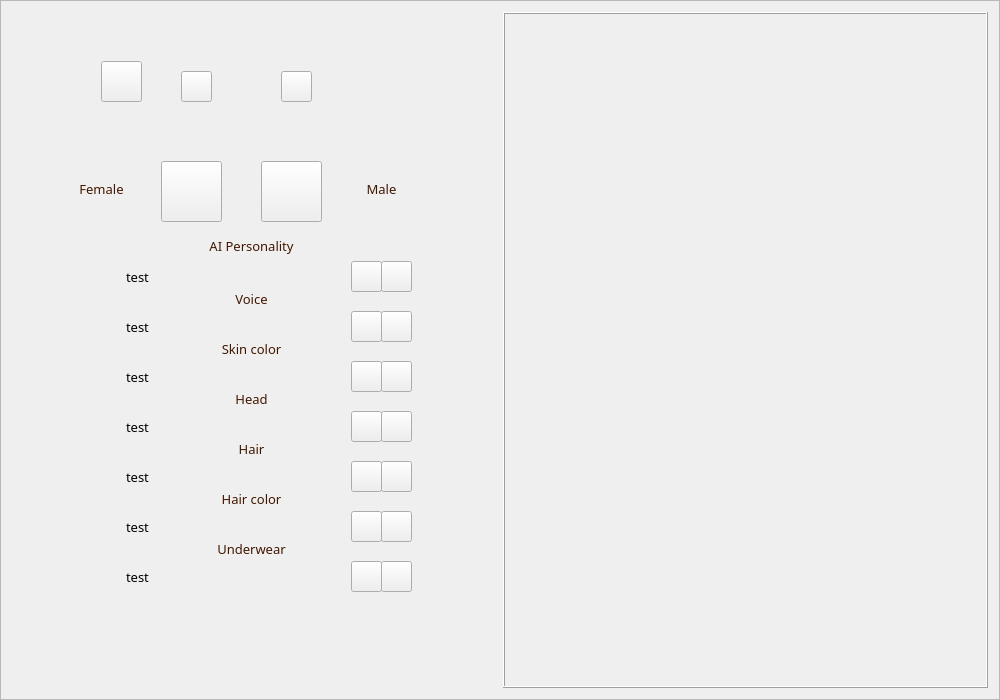
<?xml version="1.0" encoding="UTF-8"?>
<ui version="4.0">
 <class>AppearanceEditorFrame</class>
 <widget class="QFrame" name="AppearanceEditorFrame">
  <property name="geometry">
   <rect>
    <x>0</x>
    <y>0</y>
    <width>1000</width>
    <height>700</height>
   </rect>
  </property>
  <property name="windowTitle">
   <string>Appearance Editor</string>
  </property>
  <property name="frameShape">
   <enum>QFrame::StyledPanel</enum>
  </property>
  <property name="frameShadow">
   <enum>QFrame::Raised</enum>
  </property>
  <layout class="QHBoxLayout" name="horizontalLayout">
   <item>
    <widget class="QWidget" name="widget" native="true">
     <property name="maximumSize">
      <size>
       <width>487</width>
       <height>16777215</height>
      </size>
     </property>
     <layout class="QVBoxLayout" name="verticalLayout">
      <item>
       <widget class="QWidget" name="alterWidget" native="true">
        <property name="styleSheet">
         <string notr="true">#alterWidget {
	border-image: url(:/appearance-border.png);
	background-image: url(:/game_parchment.png);
}</string>
        </property>
        <widget class="QLabel" name="label">
         <property name="geometry">
          <rect>
           <x>190</x>
           <y>30</y>
           <width>71</width>
           <height>71</height>
          </rect>
         </property>
         <property name="styleSheet">
          <string notr="true"/>
         </property>
         <property name="text">
          <string/>
         </property>
         <property name="pixmap">
          <pixmap resource="resources.qrc">:/appearance-portrait.png</pixmap>
         </property>
         <property name="scaledContents">
          <bool>false</bool>
         </property>
        </widget>
        <widget class="QPushButton" name="pushButton">
         <property name="geometry">
          <rect>
           <x>160</x>
           <y>50</y>
           <width>31</width>
           <height>31</height>
          </rect>
         </property>
         <property name="styleSheet">
          <string notr="true">QPushButton {
	border-image: url(:/appearance-arrow-left.png);
}</string>
         </property>
         <property name="text">
          <string/>
         </property>
        </widget>
        <widget class="QPushButton" name="pushButton_2">
         <property name="geometry">
          <rect>
           <x>260</x>
           <y>50</y>
           <width>31</width>
           <height>31</height>
          </rect>
         </property>
         <property name="styleSheet">
          <string notr="true">QPushButton {
	border-image: url(:/appearance-arrow-right.png);
}</string>
         </property>
         <property name="text">
          <string/>
         </property>
        </widget>
        <widget class="QPushButton" name="pushButton_3">
         <property name="geometry">
          <rect>
           <x>80</x>
           <y>40</y>
           <width>41</width>
           <height>41</height>
          </rect>
         </property>
         <property name="styleSheet">
          <string notr="true">QPushButton {
	border-image: url(:/appearance-armor-toggle.png);
}</string>
         </property>
         <property name="text">
          <string/>
         </property>
        </widget>
        <widget class="QPushButton" name="pushButton_4">
         <property name="geometry">
          <rect>
           <x>140</x>
           <y>140</y>
           <width>61</width>
           <height>61</height>
          </rect>
         </property>
         <property name="styleSheet">
          <string notr="true">QPushButton {
	border-image: url(:/appearance-button-female-deactivated.png);
}</string>
         </property>
         <property name="text">
          <string/>
         </property>
        </widget>
        <widget class="QPushButton" name="pushButton_5">
         <property name="geometry">
          <rect>
           <x>240</x>
           <y>140</y>
           <width>61</width>
           <height>61</height>
          </rect>
         </property>
         <property name="styleSheet">
          <string notr="true">QPushButton {
	border-image: url(:/appearance-button-male-activated.png);
}</string>
         </property>
         <property name="text">
          <string/>
         </property>
        </widget>
        <widget class="QPushButton" name="pushButton_6">
         <property name="geometry">
          <rect>
           <x>330</x>
           <y>240</y>
           <width>31</width>
           <height>31</height>
          </rect>
         </property>
         <property name="styleSheet">
          <string notr="true">QPushButton {
	border-image: url(:/appearance-arrow-left.png);
}</string>
         </property>
         <property name="text">
          <string/>
         </property>
        </widget>
        <widget class="QPushButton" name="pushButton_7">
         <property name="geometry">
          <rect>
           <x>360</x>
           <y>240</y>
           <width>31</width>
           <height>31</height>
          </rect>
         </property>
         <property name="styleSheet">
          <string notr="true">QPushButton {
	border-image: url(:/appearance-arrow-right.png);
}</string>
         </property>
         <property name="text">
          <string/>
         </property>
        </widget>
        <widget class="QLabel" name="label_2">
         <property name="geometry">
          <rect>
           <x>90</x>
           <y>240</y>
           <width>241</width>
           <height>31</height>
          </rect>
         </property>
         <property name="font">
          <font>
           <family>MS Reference Sans Serif</family>
           <pointsize>10</pointsize>
          </font>
         </property>
         <property name="styleSheet">
          <string notr="true">QLabel {
	border-image: url(:/appearance-box.png);
}</string>
         </property>
         <property name="text">
          <string>test</string>
         </property>
         <property name="indent">
          <number>15</number>
         </property>
        </widget>
        <widget class="QLabel" name="label_3">
         <property name="geometry">
          <rect>
           <x>180</x>
           <y>217</y>
           <width>101</width>
           <height>16</height>
          </rect>
         </property>
         <property name="font">
          <font>
           <family>MS Reference Sans Serif</family>
           <pointsize>10</pointsize>
          </font>
         </property>
         <property name="styleSheet">
          <string notr="true">QLabel {
	color: rgb(66, 23, 1);
}</string>
         </property>
         <property name="text">
          <string>AI Personality</string>
         </property>
         <property name="alignment">
          <set>Qt::AlignCenter</set>
         </property>
        </widget>
        <widget class="QLabel" name="label_4">
         <property name="geometry">
          <rect>
           <x>180</x>
           <y>270</y>
           <width>101</width>
           <height>16</height>
          </rect>
         </property>
         <property name="font">
          <font>
           <family>MS Reference Sans Serif</family>
           <pointsize>10</pointsize>
          </font>
         </property>
         <property name="styleSheet">
          <string notr="true">QLabel {
	color: rgb(66, 23, 1);
}</string>
         </property>
         <property name="text">
          <string>Voice</string>
         </property>
         <property name="alignment">
          <set>Qt::AlignCenter</set>
         </property>
        </widget>
        <widget class="QLabel" name="label_5">
         <property name="geometry">
          <rect>
           <x>90</x>
           <y>290</y>
           <width>241</width>
           <height>31</height>
          </rect>
         </property>
         <property name="font">
          <font>
           <family>MS Reference Sans Serif</family>
           <pointsize>10</pointsize>
          </font>
         </property>
         <property name="styleSheet">
          <string notr="true">QLabel {
	border-image: url(:/appearance-box.png);
}</string>
         </property>
         <property name="text">
          <string>test</string>
         </property>
         <property name="indent">
          <number>15</number>
         </property>
        </widget>
        <widget class="QPushButton" name="pushButton_8">
         <property name="geometry">
          <rect>
           <x>330</x>
           <y>290</y>
           <width>31</width>
           <height>31</height>
          </rect>
         </property>
         <property name="styleSheet">
          <string notr="true">QPushButton {
	border-image: url(:/appearance-arrow-left.png);
}</string>
         </property>
         <property name="text">
          <string/>
         </property>
        </widget>
        <widget class="QPushButton" name="pushButton_9">
         <property name="geometry">
          <rect>
           <x>360</x>
           <y>290</y>
           <width>31</width>
           <height>31</height>
          </rect>
         </property>
         <property name="styleSheet">
          <string notr="true">QPushButton {
	border-image: url(:/appearance-arrow-right.png);
}</string>
         </property>
         <property name="text">
          <string/>
         </property>
        </widget>
        <widget class="QLabel" name="label_6">
         <property name="geometry">
          <rect>
           <x>180</x>
           <y>320</y>
           <width>101</width>
           <height>16</height>
          </rect>
         </property>
         <property name="font">
          <font>
           <family>MS Reference Sans Serif</family>
           <pointsize>10</pointsize>
          </font>
         </property>
         <property name="styleSheet">
          <string notr="true">QLabel {
	color: rgb(66, 23, 1);
}</string>
         </property>
         <property name="text">
          <string>Skin color</string>
         </property>
         <property name="alignment">
          <set>Qt::AlignCenter</set>
         </property>
        </widget>
        <widget class="QLabel" name="label_7">
         <property name="geometry">
          <rect>
           <x>90</x>
           <y>340</y>
           <width>241</width>
           <height>31</height>
          </rect>
         </property>
         <property name="font">
          <font>
           <family>MS Reference Sans Serif</family>
           <pointsize>10</pointsize>
          </font>
         </property>
         <property name="styleSheet">
          <string notr="true">QLabel {
	border-image: url(:/appearance-box.png);
}</string>
         </property>
         <property name="text">
          <string>test</string>
         </property>
         <property name="indent">
          <number>15</number>
         </property>
        </widget>
        <widget class="QPushButton" name="pushButton_10">
         <property name="geometry">
          <rect>
           <x>330</x>
           <y>340</y>
           <width>31</width>
           <height>31</height>
          </rect>
         </property>
         <property name="styleSheet">
          <string notr="true">QPushButton {
	border-image: url(:/appearance-arrow-left.png);
}</string>
         </property>
         <property name="text">
          <string/>
         </property>
        </widget>
        <widget class="QPushButton" name="pushButton_11">
         <property name="geometry">
          <rect>
           <x>360</x>
           <y>340</y>
           <width>31</width>
           <height>31</height>
          </rect>
         </property>
         <property name="styleSheet">
          <string notr="true">QPushButton {
	border-image: url(:/appearance-arrow-right.png);
}</string>
         </property>
         <property name="text">
          <string/>
         </property>
        </widget>
        <widget class="QLabel" name="label_8">
         <property name="geometry">
          <rect>
           <x>180</x>
           <y>370</y>
           <width>101</width>
           <height>16</height>
          </rect>
         </property>
         <property name="font">
          <font>
           <family>MS Reference Sans Serif</family>
           <pointsize>10</pointsize>
          </font>
         </property>
         <property name="styleSheet">
          <string notr="true">QLabel {
	color: rgb(66, 23, 1);
}</string>
         </property>
         <property name="text">
          <string>Head</string>
         </property>
         <property name="alignment">
          <set>Qt::AlignCenter</set>
         </property>
        </widget>
        <widget class="QLabel" name="label_9">
         <property name="geometry">
          <rect>
           <x>90</x>
           <y>390</y>
           <width>241</width>
           <height>31</height>
          </rect>
         </property>
         <property name="font">
          <font>
           <family>MS Reference Sans Serif</family>
           <pointsize>10</pointsize>
          </font>
         </property>
         <property name="styleSheet">
          <string notr="true">QLabel {
	border-image: url(:/appearance-box.png);
}</string>
         </property>
         <property name="text">
          <string>test</string>
         </property>
         <property name="indent">
          <number>15</number>
         </property>
        </widget>
        <widget class="QPushButton" name="pushButton_12">
         <property name="geometry">
          <rect>
           <x>330</x>
           <y>390</y>
           <width>31</width>
           <height>31</height>
          </rect>
         </property>
         <property name="styleSheet">
          <string notr="true">QPushButton {
	border-image: url(:/appearance-arrow-left.png);
}</string>
         </property>
         <property name="text">
          <string/>
         </property>
        </widget>
        <widget class="QPushButton" name="pushButton_13">
         <property name="geometry">
          <rect>
           <x>360</x>
           <y>390</y>
           <width>31</width>
           <height>31</height>
          </rect>
         </property>
         <property name="styleSheet">
          <string notr="true">QPushButton {
	border-image: url(:/appearance-arrow-right.png);
}</string>
         </property>
         <property name="text">
          <string/>
         </property>
        </widget>
        <widget class="QLabel" name="label_10">
         <property name="geometry">
          <rect>
           <x>180</x>
           <y>420</y>
           <width>101</width>
           <height>16</height>
          </rect>
         </property>
         <property name="font">
          <font>
           <family>MS Reference Sans Serif</family>
           <pointsize>10</pointsize>
          </font>
         </property>
         <property name="styleSheet">
          <string notr="true">QLabel {
	color: rgb(66, 23, 1);
}</string>
         </property>
         <property name="text">
          <string>Hair</string>
         </property>
         <property name="alignment">
          <set>Qt::AlignCenter</set>
         </property>
        </widget>
        <widget class="QLabel" name="label_11">
         <property name="geometry">
          <rect>
           <x>90</x>
           <y>440</y>
           <width>241</width>
           <height>31</height>
          </rect>
         </property>
         <property name="font">
          <font>
           <family>MS Reference Sans Serif</family>
           <pointsize>10</pointsize>
          </font>
         </property>
         <property name="styleSheet">
          <string notr="true">QLabel {
	border-image: url(:/appearance-box.png);
}</string>
         </property>
         <property name="text">
          <string>test</string>
         </property>
         <property name="indent">
          <number>15</number>
         </property>
        </widget>
        <widget class="QPushButton" name="pushButton_14">
         <property name="geometry">
          <rect>
           <x>330</x>
           <y>440</y>
           <width>31</width>
           <height>31</height>
          </rect>
         </property>
         <property name="styleSheet">
          <string notr="true">QPushButton {
	border-image: url(:/appearance-arrow-left.png);
}</string>
         </property>
         <property name="text">
          <string/>
         </property>
        </widget>
        <widget class="QPushButton" name="pushButton_15">
         <property name="geometry">
          <rect>
           <x>360</x>
           <y>440</y>
           <width>31</width>
           <height>31</height>
          </rect>
         </property>
         <property name="styleSheet">
          <string notr="true">QPushButton {
	border-image: url(:/appearance-arrow-right.png);
}</string>
         </property>
         <property name="text">
          <string/>
         </property>
        </widget>
        <widget class="QLabel" name="label_12">
         <property name="geometry">
          <rect>
           <x>180</x>
           <y>470</y>
           <width>101</width>
           <height>16</height>
          </rect>
         </property>
         <property name="font">
          <font>
           <family>MS Reference Sans Serif</family>
           <pointsize>10</pointsize>
          </font>
         </property>
         <property name="styleSheet">
          <string notr="true">QLabel {
	color: rgb(66, 23, 1);
}</string>
         </property>
         <property name="text">
          <string>Hair color</string>
         </property>
         <property name="alignment">
          <set>Qt::AlignCenter</set>
         </property>
        </widget>
        <widget class="QLabel" name="label_13">
         <property name="geometry">
          <rect>
           <x>90</x>
           <y>490</y>
           <width>241</width>
           <height>31</height>
          </rect>
         </property>
         <property name="font">
          <font>
           <family>MS Reference Sans Serif</family>
           <pointsize>10</pointsize>
          </font>
         </property>
         <property name="styleSheet">
          <string notr="true">QLabel {
	border-image: url(:/appearance-box.png);
}</string>
         </property>
         <property name="text">
          <string>test</string>
         </property>
         <property name="indent">
          <number>15</number>
         </property>
        </widget>
        <widget class="QPushButton" name="pushButton_16">
         <property name="geometry">
          <rect>
           <x>330</x>
           <y>490</y>
           <width>31</width>
           <height>31</height>
          </rect>
         </property>
         <property name="styleSheet">
          <string notr="true">QPushButton {
	border-image: url(:/appearance-arrow-left.png);
}</string>
         </property>
         <property name="text">
          <string/>
         </property>
        </widget>
        <widget class="QPushButton" name="pushButton_17">
         <property name="geometry">
          <rect>
           <x>360</x>
           <y>490</y>
           <width>31</width>
           <height>31</height>
          </rect>
         </property>
         <property name="styleSheet">
          <string notr="true">QPushButton {
	border-image: url(:/appearance-arrow-right.png);
}</string>
         </property>
         <property name="text">
          <string/>
         </property>
        </widget>
        <widget class="QLabel" name="label_14">
         <property name="geometry">
          <rect>
           <x>180</x>
           <y>520</y>
           <width>101</width>
           <height>16</height>
          </rect>
         </property>
         <property name="font">
          <font>
           <family>MS Reference Sans Serif</family>
           <pointsize>10</pointsize>
          </font>
         </property>
         <property name="styleSheet">
          <string notr="true">QLabel {
	color: rgb(66, 23, 1);
}</string>
         </property>
         <property name="text">
          <string>Underwear</string>
         </property>
         <property name="alignment">
          <set>Qt::AlignCenter</set>
         </property>
        </widget>
        <widget class="QLabel" name="label_15">
         <property name="geometry">
          <rect>
           <x>90</x>
           <y>540</y>
           <width>241</width>
           <height>31</height>
          </rect>
         </property>
         <property name="font">
          <font>
           <family>MS Reference Sans Serif</family>
           <pointsize>10</pointsize>
          </font>
         </property>
         <property name="styleSheet">
          <string notr="true">QLabel {
	border-image: url(:/appearance-box.png);
}</string>
         </property>
         <property name="text">
          <string>test</string>
         </property>
         <property name="indent">
          <number>15</number>
         </property>
        </widget>
        <widget class="QPushButton" name="pushButton_18">
         <property name="geometry">
          <rect>
           <x>330</x>
           <y>540</y>
           <width>31</width>
           <height>31</height>
          </rect>
         </property>
         <property name="styleSheet">
          <string notr="true">QPushButton {
	border-image: url(:/appearance-arrow-left.png);
}</string>
         </property>
         <property name="text">
          <string/>
         </property>
        </widget>
        <widget class="QPushButton" name="pushButton_19">
         <property name="geometry">
          <rect>
           <x>360</x>
           <y>540</y>
           <width>31</width>
           <height>31</height>
          </rect>
         </property>
         <property name="styleSheet">
          <string notr="true">QPushButton {
	border-image: url(:/appearance-arrow-right.png);
}</string>
         </property>
         <property name="text">
          <string/>
         </property>
        </widget>
        <widget class="QLabel" name="label_16">
         <property name="geometry">
          <rect>
           <x>310</x>
           <y>160</y>
           <width>101</width>
           <height>16</height>
          </rect>
         </property>
         <property name="font">
          <font>
           <family>MS Reference Sans Serif</family>
           <pointsize>10</pointsize>
          </font>
         </property>
         <property name="styleSheet">
          <string notr="true">QLabel {
	color: rgb(66, 23, 1);
}</string>
         </property>
         <property name="text">
          <string>Male</string>
         </property>
         <property name="alignment">
          <set>Qt::AlignCenter</set>
         </property>
        </widget>
        <widget class="QLabel" name="label_17">
         <property name="geometry">
          <rect>
           <x>30</x>
           <y>160</y>
           <width>101</width>
           <height>16</height>
          </rect>
         </property>
         <property name="font">
          <font>
           <family>MS Reference Sans Serif</family>
           <pointsize>10</pointsize>
          </font>
         </property>
         <property name="styleSheet">
          <string notr="true">QLabel {
	color: rgb(66, 23, 1);
}</string>
         </property>
         <property name="text">
          <string>Female</string>
         </property>
         <property name="alignment">
          <set>Qt::AlignCenter</set>
         </property>
        </widget>
       </widget>
      </item>
     </layout>
    </widget>
   </item>
   <item>
    <widget class="QFrame" name="viewportFrame">
     <property name="frameShape">
      <enum>QFrame::Box</enum>
     </property>
     <property name="frameShadow">
      <enum>QFrame::Raised</enum>
     </property>
     <layout class="QVBoxLayout" name="verticalLayout_2">
      <property name="spacing">
       <number>0</number>
      </property>
      <property name="leftMargin">
       <number>0</number>
      </property>
      <property name="topMargin">
       <number>0</number>
      </property>
      <property name="rightMargin">
       <number>0</number>
      </property>
      <property name="bottomMargin">
       <number>0</number>
      </property>
      <item>
       <widget class="GlContextWidget" name="glContext" native="true"/>
      </item>
     </layout>
    </widget>
   </item>
  </layout>
 </widget>
 <customwidgets>
  <customwidget>
   <class>GlContextWidget</class>
   <extends>QWidget</extends>
   <header location="global">GlContextWidget.h</header>
   <container>1</container>
  </customwidget>
 </customwidgets>
 <resources>
  <include location="resources.qrc"/>
 </resources>
 <connections/>
</ui>
